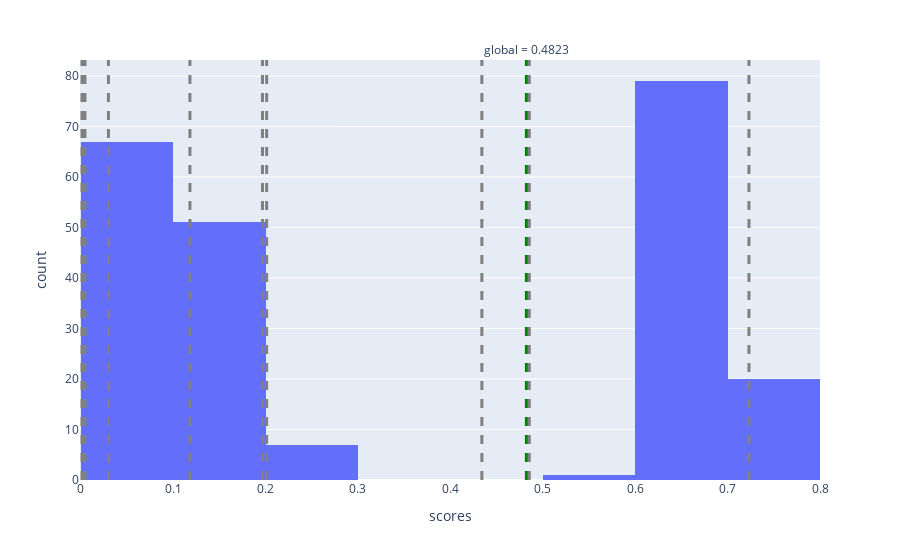
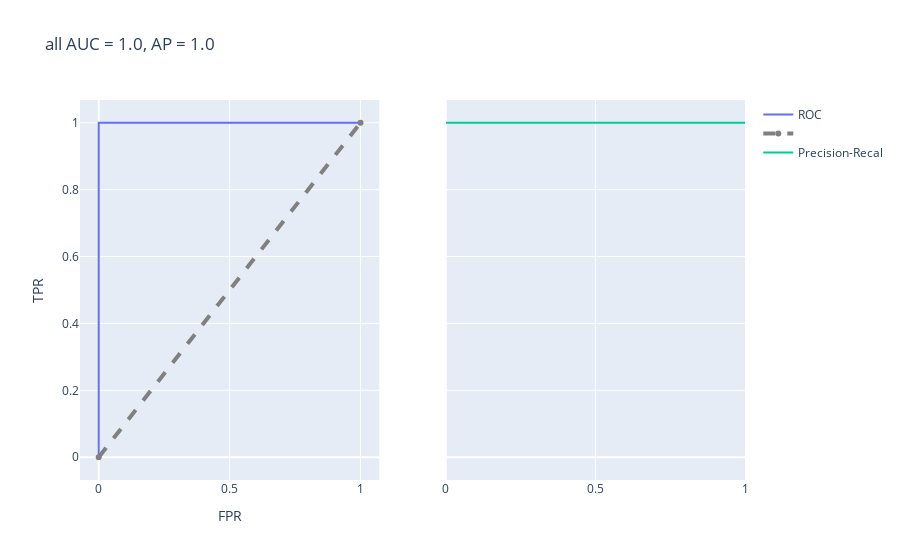
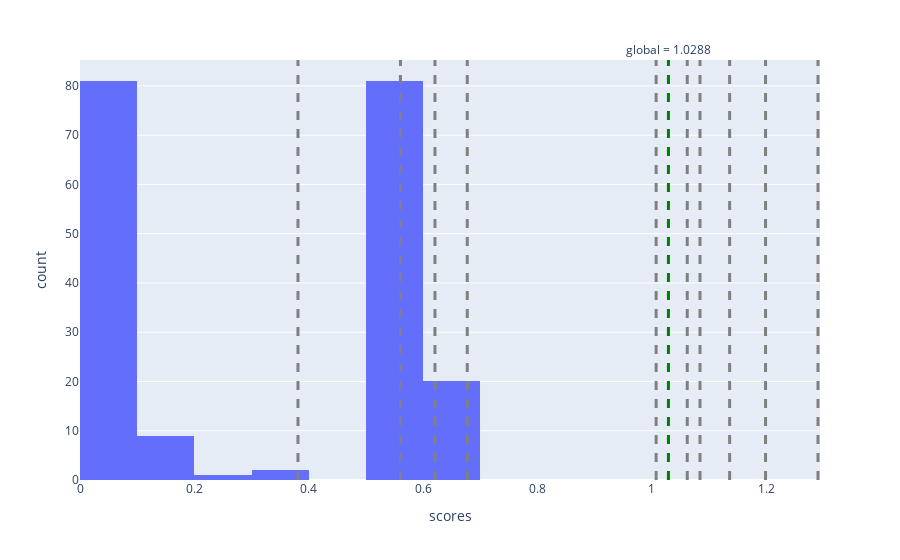
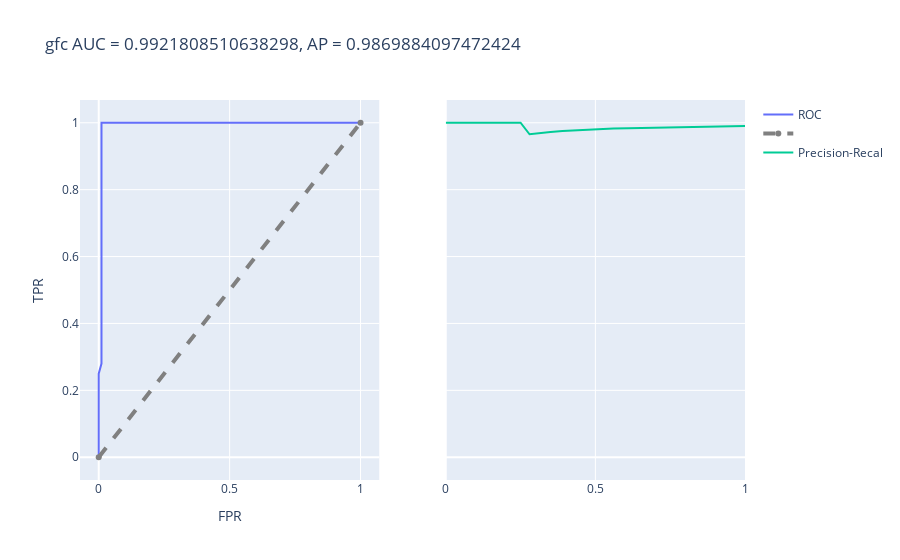

Write notebook code for charts like these, in order.
### Code cell
for t, s in [
    ('all', [0.4823,0.4341,0.0300,0.7231,0.1182,0.0014,0.1967,0.0041,0.4854,0.0046,0.2012]),
    ('gfc', [1.0288,1.0840,1.2903,1.1358,0.3811,0.6771,0.5603,1.0073,1.1986,1.0617,0.6206]), 
    ('ydc', [0.9742,0.3526,0.9692,1.1399,0.4884,0.5650])
]:
    show_roc_auc(t, s)

### Figure 1 — Plotly figure (JSON) as saved in the notebook; plotly's stock layout.template omitted (floating-point values rounded to 4 significant figures; data arrays with more than 128 entries replaced by an {"elided": "..."} marker saying what was removed)
{"data": [{"alignmentgroup": "True", "bingroup": "x", "hovertemplate": "scores=%{x}<br>count=%{y}<extra></extra>", "legendgroup": "", "marker": {"color": "#636efa"}, "name": "", "offsetgroup": "", "orientation": "v", "showlegend": false, "type": "histogram", "x": {"elided": "225 float values"}, "xaxis": "x", "yaxis": "y"}], "layout": {"annotations": [{"showarrow": false, "text": "global = 0.4823", "x": 0.4823, "xanchor": "center", "xref": "x", "y": 1, "yanchor": "bottom", "yref": "y domain"}, {"showarrow": false, "text": "", "x": 0.4341, "xanchor": "center", "xref": "x", "y": 0, "yanchor": "top", "yref": "y domain"}, {"showarrow": false, "text": "", "x": 0.03, "xanchor": "center", "xref": "x", "y": 1, "yanchor": "bottom", "yref": "y domain"}, {"showarrow": false, "text": "", "x": 0.7231, "xanchor": "center", "xref": "x", "y": 0, "yanchor": "top", "yref": "y domain"}, {"showarrow": false, "text": "", "x": 0.1182, "xanchor": "center", "xref": "x", "y": 1, "yanchor": "bottom", "yref": "y domain"}, {"showarrow": false, "text": "", "x": 0.0014, "xanchor": "center", "xref": "x", "y": 0, "yanchor": "top", "yref": "y domain"}, {"showarrow": false, "text": "", "x": 0.1967, "xanchor": "center", "xref": "x", "y": 1, "yanchor": "bottom", "yref": "y domain"}, {"showarrow": false, "text": "", "x": 0.0041, "xanchor": "center", "xref": "x", "y": 0, "yanchor": "top", "yref": "y domain"}, {"showarrow": false, "text": "", "x": 0.4854, "xanchor": "center", "xref": "x", "y": 1, "yanchor": "bottom", "yref": "y domain"}, {"showarrow": false, "text": "", "x": 0.0046, "xanchor": "center", "xref": "x", "y": 0, "yanchor": "top", "yref": "y domain"}, {"showarrow": false, "text": "", "x": 0.2012, "xanchor": "center", "xref": "x", "y": 1, "yanchor": "bottom", "yref": "y domain"}], "autosize": true, "barmode": "relative", "legend": {"tracegroupgap": 0}, "margin": {"t": 60}, "shapes": [{"line": {"color": "green", "dash": "dash", "width": 3}, "type": "line", "x0": 0.4823, "x1": 0.4823, "xref": "x", "y0": 0, "y1": 1, "yref": "y domain"}, {"line": {"color": "gray", "dash": "dash", "width": 3}, "type": "line", "x0": 0.4341, "x1": 0.4341, "xref": "x", "y0": 0, "y1": 1, "yref": "y domain"}, {"line": {"color": "gray", "dash": "dash", "width": 3}, "type": "line", "x0": 0.03, "x1": 0.03, "xref": "x", "y0": 0, "y1": 1, "yref": "y domain"}, {"line": {"color": "gray", "dash": "dash", "width": 3}, "type": "line", "x0": 0.7231, "x1": 0.7231, "xref": "x", "y0": 0, "y1": 1, "yref": "y domain"}, {"line": {"color": "gray", "dash": "dash", "width": 3}, "type": "line", "x0": 0.1182, "x1": 0.1182, "xref": "x", "y0": 0, "y1": 1, "yref": "y domain"}, {"line": {"color": "gray", "dash": "dash", "width": 3}, "type": "line", "x0": 0.0014, "x1": 0.0014, "xref": "x", "y0": 0, "y1": 1, "yref": "y domain"}, {"line": {"color": "gray", "dash": "dash", "width": 3}, "type": "line", "x0": 0.1967, "x1": 0.1967, "xref": "x", "y0": 0, "y1": 1, "yref": "y domain"}, {"line": {"color": "gray", "dash": "dash", "width": 3}, "type": "line", "x0": 0.0041, "x1": 0.0041, "xref": "x", "y0": 0, "y1": 1, "yref": "y domain"}, {"line": {"color": "gray", "dash": "dash", "width": 3}, "type": "line", "x0": 0.4854, "x1": 0.4854, "xref": "x", "y0": 0, "y1": 1, "yref": "y domain"}, {"line": {"color": "gray", "dash": "dash", "width": 3}, "type": "line", "x0": 0.0046, "x1": 0.0046, "xref": "x", "y0": 0, "y1": 1, "yref": "y domain"}, {"line": {"color": "gray", "dash": "dash", "width": 3}, "type": "line", "x0": 0.2012, "x1": 0.2012, "xref": "x", "y0": 0, "y1": 1, "yref": "y domain"}], "xaxis": {"anchor": "y", "autorange": true, "domain": [0, 1], "range": [6.939e-17, 0.8], "title": {"text": "scores"}, "type": "linear"}, "yaxis": {"anchor": "x", "autorange": true, "domain": [0, 1], "range": [0, 83.16], "title": {"text": "count"}}}}

### Figure 2 — Plotly figure (JSON) as saved in the notebook; plotly's stock layout.template omitted (floating-point values rounded to 4 significant figures)
{"data": [{"name": "ROC", "type": "scatter", "x": [0, 0, 0, 0, 0, 0, 0, 0, 0, 0, 0, 0, 0, 0, 0, 0, 0, 0, 0, 0, 0, 0, 0, 0, 0, 0, 0, 0, 0, 0.16, 0.184, 0.2, 0.208, 0.24, 0.256, 0.288, 0.296, 0.336, 0.352, 0.408, 0.424, 0.432, 0.448, 0.512, 0.528, 0.536, 0.56, 0.576, 0.592, 0.6, 0.624, 0.64, 0.656, 0.68, 0.704, 0.72, 0.752, 0.768, 0.784, 0.808, 0.816, 0.832, 0.84, 0.856, 0.888, 0.904, 0.944, 0.976, 1], "xaxis": "x", "y": [0, 0.01, 0.04, 0.05, 0.07, 0.08, 0.11, 0.13, 0.15, 0.17, 0.23, 0.25, 0.29, 0.31, 0.37, 0.47, 0.5, 0.52, 0.59, 0.71, 0.76, 0.79, 0.83, 0.84, 0.86, 0.92, 0.95, 0.97, 1, 1, 1, 1, 1, 1, 1, 1, 1, 1, 1, 1, 1, 1, 1, 1, 1, 1, 1, 1, 1, 1, 1, 1, 1, 1, 1, 1, 1, 1, 1, 1, 1, 1, 1, 1, 1, 1, 1, 1, 1], "yaxis": "y"}, {"line": {"color": "gray", "dash": "dash", "width": 4}, "name": "", "type": "scatter", "x": [0, 1], "xaxis": "x", "y": [0, 1], "yaxis": "y"}, {"name": "Precision-Recal", "type": "scatter", "x": [1, 0.99, 0.98, 0.97, 0.95, 0.92, 0.91, 0.9, 0.89, 0.88, 0.87, 0.86, 0.84, 0.83, 0.81, 0.79, 0.76, 0.71, 0.65, 0.59, 0.52, 0.5, 0.47, 0.37, 0.31, 0.29, 0.25, 0.23, 0.2, 0.17, 0.16, 0.15, 0.13, 0.12, 0.11, 0.08, 0.07, 0.05, 0.04, 0.01, 0], "xaxis": "x2", "y": [1, 1, 1, 1, 1, 1, 1, 1, 1, 1, 1, 1, 1, 1, 1, 1, 1, 1, 1, 1, 1, 1, 1, 1, 1, 1, 1, 1, 1, 1, 1, 1, 1, 1, 1, 1, 1, 1, 1, 1, 1], "yaxis": "y2"}], "layout": {"autosize": true, "title": {"text": "all AUC = 1.0, AP = 1.0"}, "xaxis": {"anchor": "y", "autorange": true, "domain": [0, 0.45], "range": [-0.0653, 1.065], "title": {"text": "FPR"}, "type": "linear"}, "xaxis2": {"anchor": "y2", "autorange": true, "domain": [0.55, 1], "range": [0, 1], "type": "linear"}, "yaxis": {"anchor": "x", "autorange": true, "domain": [0, 1], "range": [-0.07325, 1.073], "title": {"text": "TPR"}, "type": "linear"}, "yaxis2": {"anchor": "x2", "autorange": true, "domain": [0, 1], "matches": "y", "range": [-0.07325, 1.073], "showticklabels": false, "type": "linear"}}}

### Figure 3 — Plotly figure (JSON) as saved in the notebook; plotly's stock layout.template omitted (floating-point values rounded to 4 significant figures; data arrays with more than 128 entries replaced by an {"elided": "..."} marker saying what was removed)
{"data": [{"alignmentgroup": "True", "bingroup": "x", "hovertemplate": "scores=%{x}<br>count=%{y}<extra></extra>", "legendgroup": "", "marker": {"color": "#636efa"}, "name": "", "offsetgroup": "", "orientation": "v", "showlegend": false, "type": "histogram", "x": {"elided": "194 float values"}, "xaxis": "x", "yaxis": "y"}], "layout": {"annotations": [{"showarrow": false, "text": "global = 1.0288", "x": 1.029, "xanchor": "center", "xref": "x", "y": 1, "yanchor": "bottom", "yref": "y domain"}, {"showarrow": false, "text": "", "x": 1.084, "xanchor": "center", "xref": "x", "y": 0, "yanchor": "top", "yref": "y domain"}, {"showarrow": false, "text": "", "x": 1.29, "xanchor": "center", "xref": "x", "y": 1, "yanchor": "bottom", "yref": "y domain"}, {"showarrow": false, "text": "", "x": 1.136, "xanchor": "center", "xref": "x", "y": 0, "yanchor": "top", "yref": "y domain"}, {"showarrow": false, "text": "", "x": 0.3811, "xanchor": "center", "xref": "x", "y": 1, "yanchor": "bottom", "yref": "y domain"}, {"showarrow": false, "text": "", "x": 0.6771, "xanchor": "center", "xref": "x", "y": 0, "yanchor": "top", "yref": "y domain"}, {"showarrow": false, "text": "", "x": 0.5603, "xanchor": "center", "xref": "x", "y": 1, "yanchor": "bottom", "yref": "y domain"}, {"showarrow": false, "text": "", "x": 1.007, "xanchor": "center", "xref": "x", "y": 0, "yanchor": "top", "yref": "y domain"}, {"showarrow": false, "text": "", "x": 1.199, "xanchor": "center", "xref": "x", "y": 1, "yanchor": "bottom", "yref": "y domain"}, {"showarrow": false, "text": "", "x": 1.062, "xanchor": "center", "xref": "x", "y": 0, "yanchor": "top", "yref": "y domain"}, {"showarrow": false, "text": "", "x": 0.6206, "xanchor": "center", "xref": "x", "y": 1, "yanchor": "bottom", "yref": "y domain"}], "autosize": true, "barmode": "relative", "legend": {"tracegroupgap": 0}, "margin": {"t": 60}, "shapes": [{"line": {"color": "green", "dash": "dash", "width": 3}, "type": "line", "x0": 1.029, "x1": 1.029, "xref": "x", "y0": 0, "y1": 1, "yref": "y domain"}, {"line": {"color": "gray", "dash": "dash", "width": 3}, "type": "line", "x0": 1.084, "x1": 1.084, "xref": "x", "y0": 0, "y1": 1, "yref": "y domain"}, {"line": {"color": "gray", "dash": "dash", "width": 3}, "type": "line", "x0": 1.29, "x1": 1.29, "xref": "x", "y0": 0, "y1": 1, "yref": "y domain"}, {"line": {"color": "gray", "dash": "dash", "width": 3}, "type": "line", "x0": 1.136, "x1": 1.136, "xref": "x", "y0": 0, "y1": 1, "yref": "y domain"}, {"line": {"color": "gray", "dash": "dash", "width": 3}, "type": "line", "x0": 0.3811, "x1": 0.3811, "xref": "x", "y0": 0, "y1": 1, "yref": "y domain"}, {"line": {"color": "gray", "dash": "dash", "width": 3}, "type": "line", "x0": 0.6771, "x1": 0.6771, "xref": "x", "y0": 0, "y1": 1, "yref": "y domain"}, {"line": {"color": "gray", "dash": "dash", "width": 3}, "type": "line", "x0": 0.5603, "x1": 0.5603, "xref": "x", "y0": 0, "y1": 1, "yref": "y domain"}, {"line": {"color": "gray", "dash": "dash", "width": 3}, "type": "line", "x0": 1.007, "x1": 1.007, "xref": "x", "y0": 0, "y1": 1, "yref": "y domain"}, {"line": {"color": "gray", "dash": "dash", "width": 3}, "type": "line", "x0": 1.199, "x1": 1.199, "xref": "x", "y0": 0, "y1": 1, "yref": "y domain"}, {"line": {"color": "gray", "dash": "dash", "width": 3}, "type": "line", "x0": 1.062, "x1": 1.062, "xref": "x", "y0": 0, "y1": 1, "yref": "y domain"}, {"line": {"color": "gray", "dash": "dash", "width": 3}, "type": "line", "x0": 0.6206, "x1": 0.6206, "xref": "x", "y0": 0, "y1": 1, "yref": "y domain"}], "xaxis": {"anchor": "y", "autorange": true, "domain": [0, 1], "range": [6.939e-17, 1.293], "title": {"text": "scores"}, "type": "linear"}, "yaxis": {"anchor": "x", "autorange": true, "domain": [0, 1], "range": [0, 85.26], "title": {"text": "count"}}}}

### Figure 4 — Plotly figure (JSON) as saved in the notebook; plotly's stock layout.template omitted (floating-point values rounded to 4 significant figures)
{"data": [{"name": "ROC", "type": "scatter", "x": [0, 0, 0, 0, 0, 0, 0, 0, 0, 0, 0, 0, 0.01064, 0.01064, 0.01064, 0.01064, 0.01064, 0.01064, 0.01064, 0.01064, 0.01064, 0.01064, 0.01064, 0.01064, 0.01064, 0.01064, 0.01064, 0.01064, 0.01064, 0.01064, 0.01064, 0.01064, 0.01064, 0.1915, 0.2128, 0.3298, 0.3723, 0.4043, 0.4255, 0.4681, 0.5319, 0.5426, 0.5851, 0.6277, 0.6596, 0.6809, 0.7128, 0.7553, 0.7766, 0.8404, 0.9255, 0.9787, 1], "xaxis": "x", "y": [0, 0.01, 0.04, 0.05, 0.09, 0.1, 0.12, 0.15, 0.16, 0.2, 0.23, 0.25, 0.28, 0.31, 0.39, 0.45, 0.47, 0.53, 0.56, 0.61, 0.65, 0.68, 0.7, 0.73, 0.77, 0.81, 0.87, 0.9, 0.94, 0.95, 0.97, 0.98, 1, 1, 1, 1, 1, 1, 1, 1, 1, 1, 1, 1, 1, 1, 1, 1, 1, 1, 1, 1, 1], "yaxis": "y"}, {"line": {"color": "gray", "dash": "dash", "width": 4}, "name": "", "type": "scatter", "x": [0, 1], "xaxis": "x", "y": [0, 1], "yaxis": "y"}, {"name": "Precision-Recal", "type": "scatter", "x": [1, 0.98, 0.97, 0.95, 0.94, 0.92, 0.9, 0.87, 0.85, 0.83, 0.81, 0.77, 0.75, 0.73, 0.7, 0.68, 0.65, 0.61, 0.56, 0.53, 0.47, 0.45, 0.39, 0.35, 0.31, 0.28, 0.25, 0.23, 0.2, 0.18, 0.16, 0.15, 0.12, 0.1, 0.09, 0.07, 0.05, 0.04, 0.01, 0], "xaxis": "x2", "y": [0.9901, 0.9899, 0.9898, 0.9896, 0.9895, 0.9892, 0.989, 0.9886, 0.9884, 0.9881, 0.9878, 0.9872, 0.9868, 0.9865, 0.9859, 0.9855, 0.9848, 0.9839, 0.9825, 0.9815, 0.9792, 0.9783, 0.975, 0.9722, 0.9688, 0.9655, 1, 1, 1, 1, 1, 1, 1, 1, 1, 1, 1, 1, 1, 1], "yaxis": "y2"}], "layout": {"autosize": true, "title": {"text": "gfc AUC = 0.9921808510638298, AP = 0.9869884097472424"}, "xaxis": {"anchor": "y", "autorange": true, "domain": [0, 0.45], "range": [-0.0653, 1.065], "title": {"text": "FPR"}, "type": "linear"}, "xaxis2": {"anchor": "y2", "autorange": true, "domain": [0.55, 1], "range": [0, 1], "type": "linear"}, "yaxis": {"anchor": "x", "autorange": true, "domain": [0, 1], "range": [-0.07325, 1.073], "title": {"text": "TPR"}, "type": "linear"}, "yaxis2": {"anchor": "x2", "autorange": true, "domain": [0, 1], "matches": "y", "range": [-0.07325, 1.073], "showticklabels": false, "type": "linear"}}}
